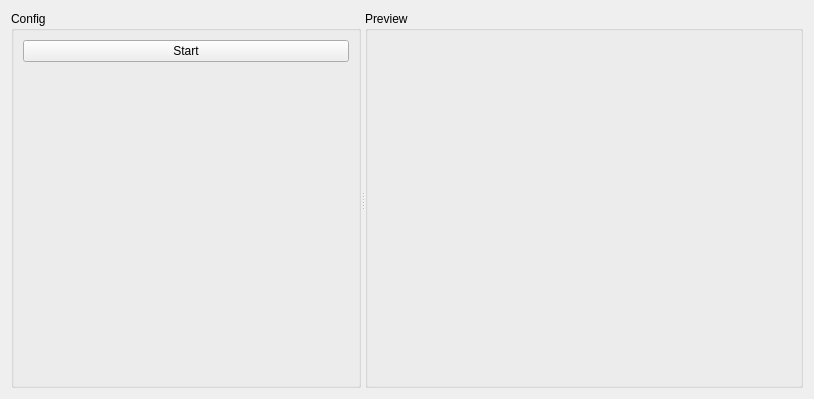
<?xml version="1.0" encoding="UTF-8"?>
<ui version="4.0">
 <class>AnimationSceneWindow</class>
 <widget class="QWidget" name="AnimationSceneWindow">
  <property name="geometry">
   <rect>
    <x>0</x>
    <y>0</y>
    <width>814</width>
    <height>399</height>
   </rect>
  </property>
  <property name="windowTitle">
   <string>Animation Scene Window</string>
  </property>
  <layout class="QGridLayout" name="gridLayout_4">
   <item row="0" column="0">
    <widget class="QSplitter" name="splitter">
     <property name="orientation">
      <enum>Qt::Horizontal</enum>
     </property>
     <widget class="QGroupBox" name="groupBox">
      <property name="maximumSize">
       <size>
        <width>350</width>
        <height>16777215</height>
       </size>
      </property>
      <property name="title">
       <string>Config</string>
      </property>
      <layout class="QGridLayout" name="gridLayout_3">
       <item row="0" column="0">
        <layout class="QGridLayout" name="gridLayout_2">
         <item row="0" column="0">
          <widget class="QPushButton" name="startButton">
           <property name="text">
            <string>Start</string>
           </property>
           <property name="checkable">
            <bool>true</bool>
           </property>
          </widget>
         </item>
         <item row="1" column="0">
          <spacer name="verticalSpacer">
           <property name="orientation">
            <enum>Qt::Vertical</enum>
           </property>
           <property name="sizeHint" stdset="0">
            <size>
             <width>20</width>
             <height>40</height>
            </size>
           </property>
          </spacer>
         </item>
        </layout>
       </item>
      </layout>
     </widget>
     <widget class="QGroupBox" name="groupBox_2">
      <property name="title">
       <string>Preview</string>
      </property>
      <layout class="QGridLayout" name="gridLayout">
       <item row="0" column="0">
        <layout class="QVBoxLayout" name="previewLayout"/>
       </item>
      </layout>
     </widget>
    </widget>
   </item>
  </layout>
 </widget>
 <resources/>
 <connections/>
</ui>
